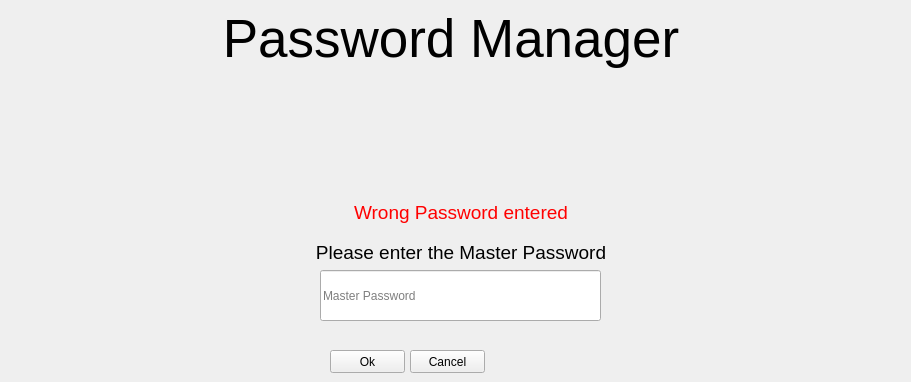
                  <widget class="QWidget" name="page_startup">
                   <widget class="QLabel" name="label_7">
                    <property name="geometry">
                     <rect>
                      <x>10</x>
                      <y>3</y>
                      <width>882</width>
                      <height>71</height>
                     </rect>
                    </property>
                    <property name="font">
                     <font>
                      <family>Segoe UI</family>
                      <pointsize>40</pointsize>
                     </font>
                    </property>
                    <property name="styleSheet">
                     <string notr="true"/>
                    </property>
                    <property name="text">
                     <string>Password Manager</string>
                    </property>
                    <property name="alignment">
                     <set>Qt::AlignCenter</set>
                    </property>
                   </widget>
                   <widget class="QLabel" name="label_5">
                    <property name="geometry">
                     <rect>
                      <x>20</x>
                      <y>240</y>
                      <width>882</width>
                      <height>25</height>
                     </rect>
                    </property>
                    <property name="font">
                     <font>
                      <family>Segoe UI</family>
                      <pointsize>14</pointsize>
                     </font>
                    </property>
                    <property name="toolTip">
                     <string>Delete selected Passwords</string>
                    </property>
                    <property name="text">
                     <string>Please enter the Master Password</string>
                    </property>
                    <property name="alignment">
                     <set>Qt::AlignCenter</set>
                    </property>
                   </widget>
                   <widget class="QPushButton" name="btn_submit_master">
                    <property name="geometry">
                     <rect>
                      <x>330</x>
                      <y>350</y>
                      <width>75</width>
                      <height>23</height>
                     </rect>
                    </property>
                    <property name="styleSheet">
                     <string notr="true"/>
                    </property>
                    <property name="text">
                     <string>Ok</string>
                    </property>
                   </widget>
                   <widget class="QLineEdit" name="txt_master_password">
                    <property name="geometry">
                     <rect>
                      <x>320</x>
                      <y>270</y>
                      <width>281</width>
                      <height>51</height>
                     </rect>
                    </property>
                    <property name="placeholderText">
                     <string>Master Password</string>
                    </property>
                   </widget>
                   <widget class="QPushButton" name="btn_cancel_master">
                    <property name="geometry">
                     <rect>
                      <x>410</x>
                      <y>350</y>
                      <width>75</width>
                      <height>23</height>
                     </rect>
                    </property>
                    <property name="text">
                     <string>Cancel</string>
                    </property>
                   </widget>
                   <widget class="QLabel" name="lbl_wrong_password">
                    <property name="enabled">
                     <bool>true</bool>
                    </property>
                    <property name="geometry">
                     <rect>
                      <x>20</x>
                      <y>200</y>
                      <width>882</width>
                      <height>25</height>
                     </rect>
                    </property>
                    <property name="font">
                     <font>
                      <family>Segoe UI</family>
                      <pointsize>14</pointsize>
                     </font>
                    </property>
                    <property name="toolTip">
                     <string>Delete selected Passwords</string>
                    </property>
                    <property name="styleSheet">
                     <string notr="true">color: rgb(255, 0, 0);</string>
                    </property>
                    <property name="text">
                     <string>Wrong Password entered</string>
                    </property>
                    <property name="alignment">
                     <set>Qt::AlignCenter</set>
                    </property>
                   </widget>
                  </widget>
